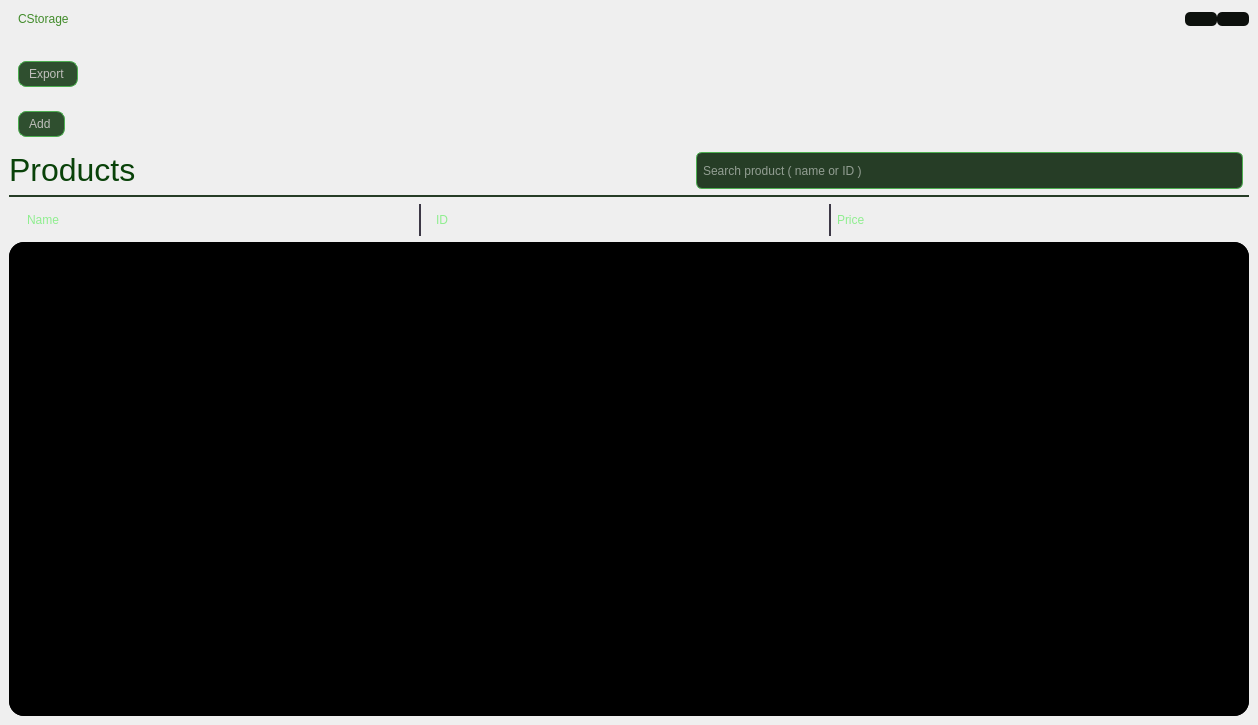
<?xml version="1.0" encoding="UTF-8"?>
<ui version="4.0">
 <class>MainWindow</class>
 <widget class="QMainWindow" name="MainWindow">
  <property name="geometry">
   <rect>
    <x>0</x>
    <y>0</y>
    <width>1258</width>
    <height>725</height>
   </rect>
  </property>
  <property name="windowTitle">
   <string>MainWindow</string>
  </property>
  <property name="styleSheet">
   <string notr="true">background: qlineargradient(
    spread: pad, x1: 0, y1: 0, x2: 1, y2: 0,
    stop:  0 rgb(0, 100, 0)    /* Зелёный */
    stop: 1 rgb(20, 20, 20)       /* Тёмно-зелёный */
);
border-radius:5px;</string>
  </property>
  <widget class="QWidget" name="centralwidget">
   <layout class="QGridLayout" name="gridLayout">
    <item row="2" column="0" colspan="4">
     <widget class="QWidget" name="widget_5" native="true">
      <layout class="QHBoxLayout" name="horizontalLayout_5">
       <item>
        <widget class="QPushButton" name="exportButton">
         <property name="sizePolicy">
          <sizepolicy hsizetype="Fixed" vsizetype="Fixed">
           <horstretch>0</horstretch>
           <verstretch>0</verstretch>
          </sizepolicy>
         </property>
         <property name="styleSheet">
          <string notr="true">QPushButton {
        background-color: #2f4f2f;
       

	color: rgb(192, 191, 188);
        border: 1px solid #4caf50;
        border-radius: 8px;
        padding: 5px 10px;
    }

QPushButton:hover {
        background-color: #3e8e41;
    }</string>
         </property>
         <property name="text">
          <string>Export </string>
         </property>
        </widget>
       </item>
       <item>
        <spacer name="horizontalSpacer_2">
         <property name="orientation">
          <enum>Qt::Orientation::Horizontal</enum>
         </property>
         <property name="sizeType">
          <enum>QSizePolicy::Policy::Expanding</enum>
         </property>
         <property name="sizeHint" stdset="0">
          <size>
           <width>40</width>
           <height>20</height>
          </size>
         </property>
        </spacer>
       </item>
       <item>
        <widget class="QPushButton" name="historyButton">
         <property name="sizePolicy">
          <sizepolicy hsizetype="Fixed" vsizetype="Minimum">
           <horstretch>0</horstretch>
           <verstretch>0</verstretch>
          </sizepolicy>
         </property>
         <property name="styleSheet">
          <string notr="true">background-color: rgba(106, 82, 177, 0);
image: url(:/Downloads/icons8-история-64.png);</string>
         </property>
         <property name="text">
          <string/>
         </property>
        </widget>
       </item>
      </layout>
     </widget>
    </item>
    <item row="6" column="0" colspan="4">
     <widget class="QScrollArea" name="scrollArea">
      <property name="styleSheet">
       <string notr="true">QWidget{
background-color: rgb(0, 0, 0);
border-radius:15px;
}</string>
      </property>
      <property name="widgetResizable">
       <bool>true</bool>
      </property>
      <property name="alignment">
       <set>Qt::AlignmentFlag::AlignHCenter|Qt::AlignmentFlag::AlignTop</set>
      </property>
      <widget class="QWidget" name="scrollAreaWidgetContents">
       <property name="geometry">
        <rect>
         <x>0</x>
         <y>0</y>
         <width>1240</width>
         <height>432</height>
        </rect>
       </property>
       <property name="minimumSize">
        <size>
         <width>1229</width>
         <height>0</height>
        </size>
       </property>
       <layout class="QVBoxLayout" name="verticalLayout">
        <property name="spacing">
         <number>2</number>
        </property>
        <property name="leftMargin">
         <number>0</number>
        </property>
        <property name="topMargin">
         <number>4</number>
        </property>
       </layout>
      </widget>
     </widget>
    </item>
    <item row="3" column="0" colspan="4">
     <widget class="QWidget" name="widget_6" native="true">
      <property name="styleSheet">
       <string notr="true">background-color: rgba(106, 82, 177, 0)</string>
      </property>
      <layout class="QHBoxLayout" name="horizontalLayout_6">
       <item>
        <widget class="QPushButton" name="AddButton">
         <property name="sizePolicy">
          <sizepolicy hsizetype="Maximum" vsizetype="Fixed">
           <horstretch>0</horstretch>
           <verstretch>0</verstretch>
          </sizepolicy>
         </property>
         <property name="styleSheet">
          <string notr="true">QPushButton {
        background-color: #2f4f2f;
	color: rgb(192, 191, 188);
        border: 1px solid #4caf50;
        border-radius: 8px;
        padding: 5px 10px;
    }
QPushButton:hover {
        background-color: #3e8e41;
    }</string>
         </property>
         <property name="text">
          <string>Add </string>
         </property>
        </widget>
       </item>
       <item>
        <spacer name="horizontalSpacer_3">
         <property name="orientation">
          <enum>Qt::Orientation::Horizontal</enum>
         </property>
         <property name="sizeHint" stdset="0">
          <size>
           <width>40</width>
           <height>20</height>
          </size>
         </property>
        </spacer>
       </item>
      </layout>
     </widget>
    </item>
    <item row="4" column="0">
     <widget class="QLabel" name="label_2">
      <property name="styleSheet">
       <string notr="true">QLabel {
	color: rgb(9, 66, 9);
         font: 500 17pt &quot;Ubuntu Sans&quot;;
	background-color: rgba(106, 82, 177, 0);
    }

</string>
      </property>
      <property name="text">
       <string>&lt;html&gt;&lt;head/&gt;&lt;body&gt;&lt;p&gt;&lt;span style=&quot; font-size:24pt;&quot;&gt;Products&lt;/span&gt;&lt;/p&gt;&lt;/body&gt;&lt;/html&gt;</string>
      </property>
     </widget>
    </item>
    <item row="1" column="0" colspan="4">
     <widget class="QWidget" name="widget_2" native="true">
      <property name="sizePolicy">
       <sizepolicy hsizetype="Preferred" vsizetype="Fixed">
        <horstretch>0</horstretch>
        <verstretch>0</verstretch>
       </sizepolicy>
      </property>
      <layout class="QHBoxLayout" name="horizontalLayout_2">
       <property name="spacing">
        <number>0</number>
       </property>
       <property name="leftMargin">
        <number>9</number>
       </property>
       <property name="topMargin">
        <number>0</number>
       </property>
       <property name="rightMargin">
        <number>0</number>
       </property>
       <property name="bottomMargin">
        <number>17</number>
       </property>
       <item>
        <widget class="QLabel" name="label">
         <property name="styleSheet">
          <string notr="true">color: rgb(65, 139, 42);
background-color: rgba(106, 82, 177, 0);
font: 200 italic 24pt &quot;Ubuntu Sans&quot;;</string>
         </property>
         <property name="text">
          <string>CStorage</string>
         </property>
        </widget>
       </item>
       <item>
        <spacer name="horizontalSpacer">
         <property name="orientation">
          <enum>Qt::Orientation::Horizontal</enum>
         </property>
         <property name="sizeHint" stdset="0">
          <size>
           <width>40</width>
           <height>20</height>
          </size>
         </property>
        </spacer>
       </item>
       <item>
        <widget class="QPushButton" name="hideButton">
         <property name="cursor">
          <cursorShape>PointingHandCursor</cursorShape>
         </property>
         <property name="styleSheet">
          <string notr="true">QPushButton{
image: url(:/Downloads/free-icon-minus-sign-8212743.png);
background-color: rgb(13, 17, 13);
border:none;
}

QPushButton:hover{
background-color: rgb(30, 40, 30); 
}</string>
         </property>
         <property name="text">
          <string/>
         </property>
        </widget>
       </item>
       <item>
        <widget class="QPushButton" name="closeButton">
         <property name="sizePolicy">
          <sizepolicy hsizetype="Fixed" vsizetype="Fixed">
           <horstretch>0</horstretch>
           <verstretch>0</verstretch>
          </sizepolicy>
         </property>
         <property name="cursor">
          <cursorShape>PointingHandCursor</cursorShape>
         </property>
         <property name="styleSheet">
          <string notr="true">QPushButton{
background-color: rgb(13, 16, 13);
image: url(:/Downloads/free-icon-cross-10728089.png);
border:none;
}
QPushButton:hover{
background-color: rgb(30, 40, 30); 
}</string>
         </property>
         <property name="text">
          <string/>
         </property>
        </widget>
       </item>
      </layout>
     </widget>
    </item>
    <item row="4" column="2">
     <widget class="QLineEdit" name="lineEdit">
      <property name="sizePolicy">
       <sizepolicy hsizetype="Expanding" vsizetype="Minimum">
        <horstretch>0</horstretch>
        <verstretch>0</verstretch>
       </sizepolicy>
      </property>
      <property name="layoutDirection">
       <enum>Qt::LayoutDirection::LeftToRight</enum>
      </property>
      <property name="styleSheet">
       <string notr="true"> QLineEdit {
        background-color: #263d26;
        color: #ffffff;
        border: 1px solid #4caf50;
        border-radius: 6px;
        padding: 4px;
    }
</string>
      </property>
      <property name="inputMask">
       <string/>
      </property>
      <property name="text">
       <string/>
      </property>
      <property name="placeholderText">
       <string>Search product ( name or ID ) </string>
      </property>
     </widget>
    </item>
    <item row="5" column="0" colspan="4">
     <widget class="QWidget" name="widget" native="true">
      <property name="sizePolicy">
       <sizepolicy hsizetype="Expanding" vsizetype="Fixed">
        <horstretch>0</horstretch>
        <verstretch>0</verstretch>
       </sizepolicy>
      </property>
      <property name="minimumSize">
       <size>
        <width>0</width>
        <height>0</height>
       </size>
      </property>
      <property name="styleSheet">
       <string notr="true">#widget{
border-top: 2px solid  #263d26;
border-radius:0px;
}

</string>
      </property>
      <layout class="QHBoxLayout" name="horizontalLayout">
       <property name="spacing">
        <number>6</number>
       </property>
       <property name="bottomMargin">
        <number>0</number>
       </property>
       <item>
        <widget class="QWidget" name="widget_3" native="true">
         <property name="styleSheet">
          <string notr="true">#widget_3{
border-right:2px  solid rgb(61, 56, 70);
background-color: rgba(106, 82, 177, 0);
border-radius:0px;
}</string>
         </property>
         <layout class="QHBoxLayout" name="horizontalLayout_3">
          <item>
           <widget class="QLabel" name="label_3">
            <property name="styleSheet">
             <string notr="true">font: 600 14pt &quot;URW Gothic&quot;;
background-color: rgba(106, 82, 177, 0);
color: rgb(144, 238, 144);
border-radius:0px;</string>
            </property>
            <property name="text">
             <string>Name</string>
            </property>
           </widget>
          </item>
          <item>
           <widget class="QPushButton" name="filtrByName">
            <property name="sizePolicy">
             <sizepolicy hsizetype="Fixed" vsizetype="Fixed">
              <horstretch>0</horstretch>
              <verstretch>0</verstretch>
             </sizepolicy>
            </property>
            <property name="styleSheet">
             <string notr="true">QPushButton{
	image: url(:/Downloads/free-icon-arrows-up-and-down-filled-triangles-58942.png);
	background-color: rgba(106, 82, 177, 0);
}
QPushButton:hover{
background-color: rgb(30, 40, 30); 
}
</string>
            </property>
            <property name="text">
             <string/>
            </property>
           </widget>
          </item>
         </layout>
        </widget>
       </item>
       <item>
        <widget class="QWidget" name="widget_4" native="true">
         <property name="styleSheet">
          <string notr="true">#widget_4{
border-right:2px  solid rgb(61, 56, 70);
	background-color: rgba(106, 82, 177, 0);
border-radius:0px;
}</string>
         </property>
         <layout class="QHBoxLayout" name="horizontalLayout_4">
          <item>
           <widget class="QLabel" name="label_4">
            <property name="styleSheet">
             <string notr="true">font: 600 14pt &quot;URW Gothic&quot;;
background-color: rgba(106, 82, 177, 0);

color: rgb(144, 238, 144);
border-radius:0px;</string>
            </property>
            <property name="text">
             <string>ID</string>
            </property>
           </widget>
          </item>
          <item>
           <widget class="QPushButton" name="filtrByID">
            <property name="sizePolicy">
             <sizepolicy hsizetype="Fixed" vsizetype="Fixed">
              <horstretch>0</horstretch>
              <verstretch>0</verstretch>
             </sizepolicy>
            </property>
            <property name="styleSheet">
             <string notr="true">QPushButton{
	image: url(:/Downloads/free-icon-arrows-up-and-down-filled-triangles-58942.png);
	background-color: rgba(106, 82, 177, 0);
}
QPushButton:hover{
background-color: rgb(30, 40, 30); 
}
</string>
            </property>
            <property name="text">
             <string/>
            </property>
           </widget>
          </item>
         </layout>
        </widget>
       </item>
       <item>
        <widget class="QLabel" name="label_5">
         <property name="sizePolicy">
          <sizepolicy hsizetype="Preferred" vsizetype="Preferred">
           <horstretch>0</horstretch>
           <verstretch>0</verstretch>
          </sizepolicy>
         </property>
         <property name="styleSheet">
          <string notr="true">font: 600 14pt &quot;URW Gothic&quot;;
background-color: rgba(106, 82, 177, 0);

color: rgb(144, 238, 144)</string>
         </property>
         <property name="text">
          <string>Price</string>
         </property>
        </widget>
       </item>
      </layout>
     </widget>
    </item>
    <item row="4" column="1">
     <spacer name="horizontalSpacer_4">
      <property name="orientation">
       <enum>Qt::Orientation::Horizontal</enum>
      </property>
      <property name="sizeHint" stdset="0">
       <size>
        <width>40</width>
        <height>20</height>
       </size>
      </property>
     </spacer>
    </item>
   </layout>
  </widget>
 </widget>
 <resources/>
 <connections/>
</ui>
